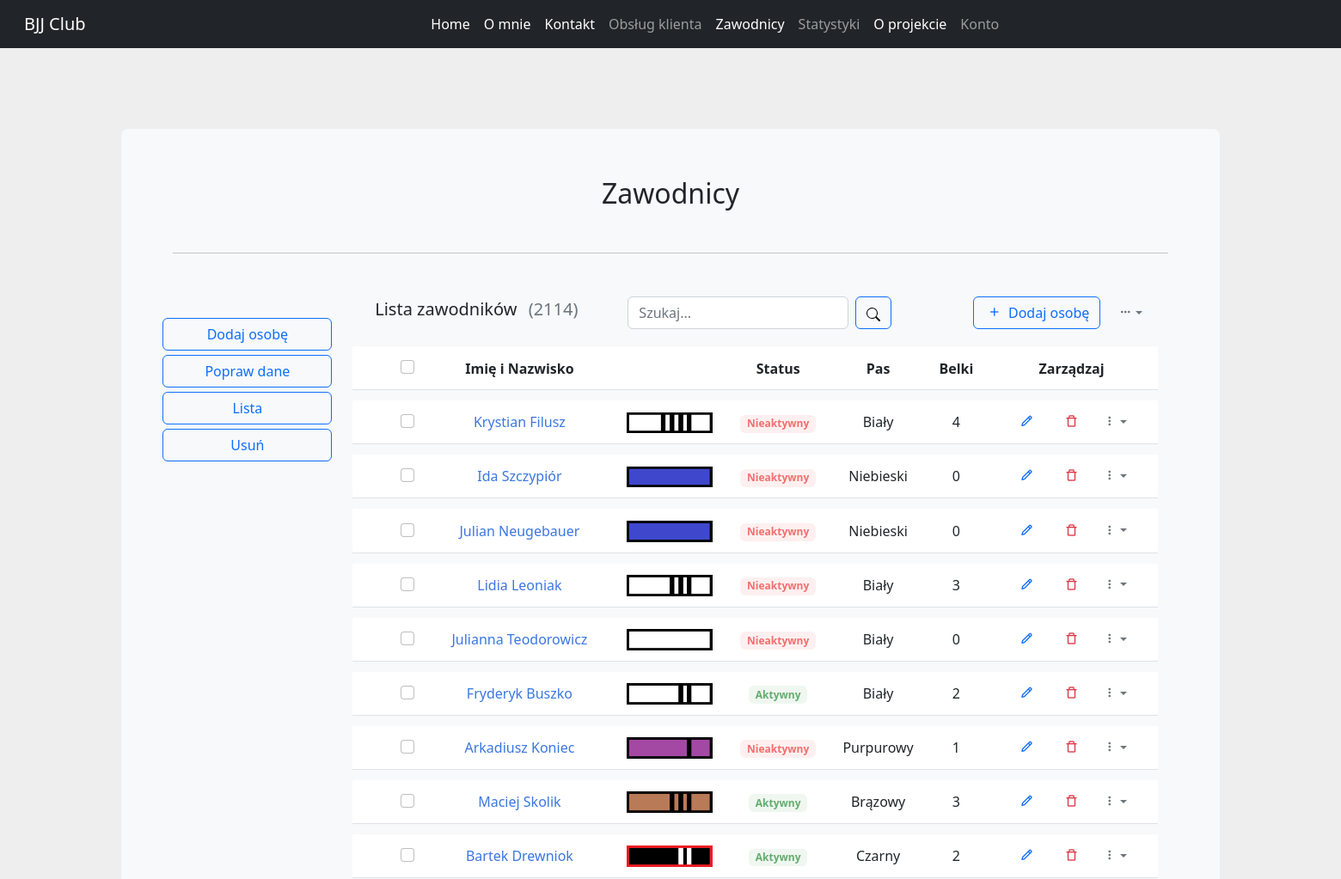
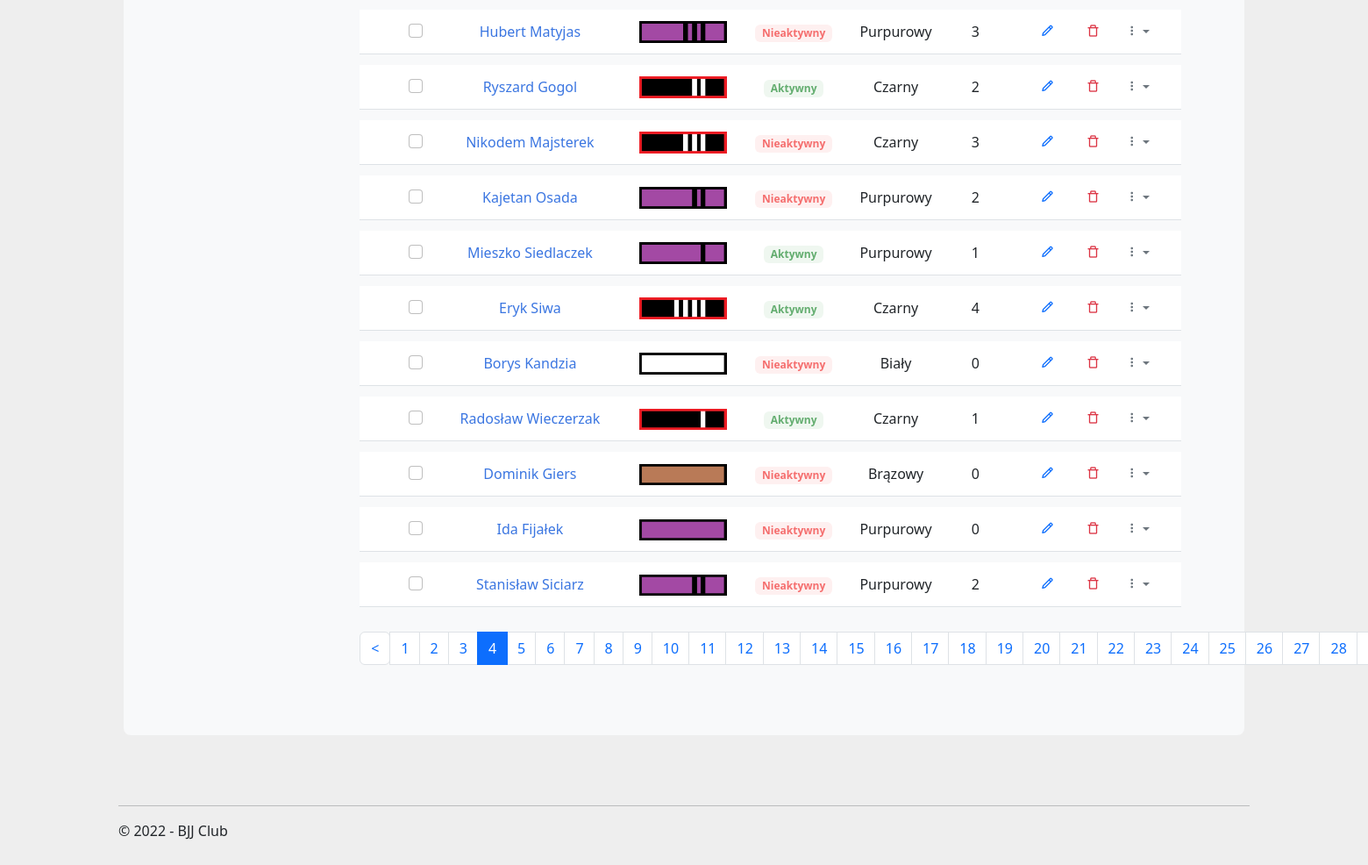
/zawodnicy/?page=4, run on the app's committed database (2 pictures, top to bottom).
### players/models.py (models this page shows, shortened)
class Player(models.Model):
    class Belts(models.TextChoices):
        WHITE = "Biały", "Biały"
        BLUE = "Niebieski", "Niebieski"
        PURPLE = "Purpurowy", "Purpurowy"
        BROWN = "Brązowy", "Brązowy"
        BLACK = "Czarny", "Czarny"
    class Stripes(models.TextChoices):
        ZERO = "0", "0"
        ONE = "1", "1"
        TWO = "2", "2"
        THREE = "3", "3"
        FOUR = "4", "4"
    class Gender(models.TextChoices):
        Male = "Mężczyzna", "Mężczyzna"
        Female = "Kobieta", "Kobieta"
    first_name = models.CharField(max_length=100)
    last_name = models.CharField(max_length=100)
    belt = models.CharField(max_length=30, choices=Belts.choices, default=Belts.WHITE)
    stripe = models.CharField(max_length=1, choices=Stripes.choices, default=Stripes.ZERO)
    gender = models.CharField(max_length=10, choices=Gender.choices, default=Gender.Male, blank=True)
    birth_date = models.DateField(blank=True, null=True)
    first_training = models.DateField(blank=True, null=True)
    last_training = models.DateField(blank=True, null=True)
    created = models.DateTimeField(auto_now_add=True)
    modified = models.DateTimeField(auto_now=True)
    email = models.EmailField(null=True, blank=True)
    active = models.BooleanField(default=False)
    class Meta:
        ordering = ['id']

### players/views.py (the view, shortened to what this page needs)
# urls.py: path("", players, name="players_list"),
def players(request):
    players = Player.objects.all()
    first_names = []
    last_names = []
    for i in players:
        first_names.append(i.first_name)
        last_names.append(i.last_name)
    players = Paginator(players, 20)
    count_players = players.count
    current_page = request.GET.get('page')
    players = players.get_page(current_page)
    context = {"count_players": count_players,
               "players": players,
               }
    return render(request, "players_list.html", context)

### players/templatetags/extras.py (called while the page is built)
@register.simple_tag
def belt_png(belt, stripe):
    belts = {"Biały": 1,
             "Niebieski": 2,
             "Purpurowy": 3,
             "Brązowy": 4,
             "Czarny": 5}
    belt_index = belts[belt]
    result = f"/static/images/belts/{belt_index}.{stripe}.{belt}.png"
    return result

### players/templates/players_list.html (shortened to what this page needs)
{% extends "inner_layout.html" %}
{% block body %}
<link rel="stylesheet" href="https://cdnjs.cloudflare.com/ajax/libs/boxicons/2.1.0/css/boxicons.min.css" />
<link rel="stylesheet" href="https://cdnjs.cloudflare.com/ajax/libs/MaterialDesign-Webfont/5.3.45/css/materialdesignicons.css" />
<link rel="stylesheet" type="text/css" href="/static/css/player_list_1.css" />
<link rel="stylesheet" type="text/css" href="/static/css/player_list_2.css" />
<div class="container">
    <div class="row align-items-center">
        <div class="col-md-4">
            <div class="mb-3">
                <h5 class="card-title">Lista zawodników <span class="text-muted fw-normal ms-2">({{count_players}})</span></h5>
            </div>
        </div>
        <div class="col-md-5">
            <div class="mb-2">
                <form class="row g-2" method="POST">
                    <div class="col-auto">
                        <input class="form-control" list="datalistOptions" id="searchbar" name="searchbar" placeholder="Szukaj..." aria-label="">
                    </div>
                    <div class="col-auto">
                        <button type="submit" class="btn btn-outline-primary">
                            <img src="/static/images/search.svg" alt="">
                        </button>
                    </div>
                </form>
            </div>
        </div>
        <div class="col-md-3">
            <div class="d-flex flex-wrap align-items-center justify-content-end gap-2 mb-2">
                <div>
                    <a href="{% url 'players:players_add' %}" class="btn btn-outline-primary"><i class="bx bx-plus me-1"></i> Dodaj osobę</a>
                </div>
                <div class="dropdown">
                    <a class="btn btn-link text-muted py-1 font-size-16 shadow-none dropdown-toggle" href="#" role="button" data-bs-toggle="dropdown" aria-expanded="false"><i class="bx bx-dots-horizontal-rounded"></i></a>
                </div>
            </div>
        </div>
    </div>
    <div class="row">
        <div class="col-lg-12">
            <div class="">
                <div class="table-responsive">
                    <table class="table project-list-table table-nowrap align-middle table-borderless">
                        <thead>
                            <tr>
                                <th scope="col" class="ps-4" style="width: 50px;">
                                    <div class="form-check font-size-16"><input type="checkbox" class="form-check-input" id="contacusercheck" /><label class="form-check-label" for="contacusercheck"></label></div>
                                </th>
                                <th scope="col">Imię i Nazwisko</th>
                                <th scope="col"></th>
                                <th scope="col">Status</th>
                                <th scope="col">Pas</th>
                                <th scope="col">Belki</th>
                                <th scope="col" style="width: 200px;">Zarządzaj</th>
                            </tr>
                        </thead>
                        <tbody>
                        {% load extras %}
                        {% for player in players %}
                        <tr>
                            <th scope="row" class="ps-4">
                                <div class="form-check font-size-16"><input type="checkbox" class="form-check-input" id="contacusercheck0" /><label class="form-check-label" for="contacusercheck0"></label></div>
                            </th>
                            <td>
                                <a href="{% url 'players:player_profile' player.id %}" class="link_custom">{{player.first_name}}  {{player.last_name}}</a>
                            </td>
                            <td><img src= {% belt_png player.belt player.stripe %} alt=" " style="width: 100px; margin-left: 10px;"/></td>
                            {% if player.active %}
                            <td><span class="badge badge-soft-success mb-0">Aktywny</span></td>
                            {% else %}
                            <td><span class="badge badge-soft-danger mb-0">Nieaktywny</span></td>
                            {% endif %}
                            <td>{{player.belt}}</td>
                            <td>{{player.stripe}}</td>
                            <td>
                                <ul class="list-inline mb-0">
                                    <li class="list-inline-item">
                                        <a href="javascript:void(0);" data-bs-toggle="tooltip" data-bs-placement="top" title="Edit" class="px-2 text-primary"><i class="bx bx-pencil font-size-18"></i></a>
                                    </li>
                                    <li class="list-inline-item">
                                        <a href="javascript:void(0);" data-bs-toggle="tooltip" data-bs-placement="top" title="Delete" class="px-2 text-danger"><i class="bx bx-trash-alt font-size-18"></i></a>
                                    </li>
                                    <li class="list-inline-item dropdown">
                                        <a class="text-muted dropdown-toggle font-size-18 px-2" href="#" role="button" data-bs-toggle="dropdown" aria-haspopup="true"><i class="bx bx-dots-vertical-rounded"></i></a>
                                    </li>
                                </ul>
                            </td>
                        </tr>
                        {% endfor %}
                        </tbody>
                    </table>
                </div>
            </div>
        </div>
    </div>
    <div class="row g-0 align-items-center pb-4">
        <div class="col-sm-12">
                <nav aria-label="Page navigation">
                    <ul class="pagination mb-sm-0">
                    {% if players.has_previous %}
                        <li class="page-item">
                        <a class="page-link" href="?page={{ players.previous_page_number }}"> < </a>
                        </li>
                    {% else %}
                        <li class="page-item disabled">
                        <a class="page-link" href="#" tabindex="-1" aria-disabled="True"> < </a>
                        </li>
                    {% endif %}
                    {% for i in players.paginator.page_range %}
                    {% if players.number == i %}
                        <li class="page-item active" aria-current="page">
                            <span class="page-link">
                            {{ i }}
                            </span>
                        </li>
                    {% else %}
                        <li class="page-item"><a class="page-link" href="?page={{ i }}">{{ i }}</a></li>
                    {% endif %}
                    {% endfor %}
                    </ul>
                </nav>
        </div>
</div>
</div>
{% endblock %}

### main/static/css/site.css (style rules this page uses)
body { padding-top: 50px; padding-bottom: 20px; }
input, select, textarea { max-width: 280px; }

### main/static/css/player_list_1.css (style rules this page uses)
body { margin-top:20px; background-color:#eee; }
.project-list-table { border-collapse: separate; border-spacing: 0 12px }
.project-list-table tr { background-color: #fff }
.table-nowrap td, .table-nowrap th { white-space: nowrap; }
.table-borderless>:not(caption)>*>* { border-bottom-width: 0; }
.table>:not(caption)>*>* { padding: 0.75rem 0.75rem; background-color: var(--bs-table-bg); border-bottom-width: 1px; box-shadow: inset 0 0 0 9999px var(--bs-table-accent-bg); }
img, svg { vertical-align: middle; }
a { color: #3b76e1; text-decoration: none; }
.badge-soft-danger { color: #f56e6e !important; background-color: rgba(245,110,110,.1); }
.badge-soft-success { color: #63ad6f !important; background-color: rgba(99,173,111,.1); }

### main/static/css/player_list_2.css (style rules this page uses)
a.link_custom { text-decoration: none; }

### data on the page
Player: first_name "Krystian", last_name "Filusz", belt+stripe (picture), active "Nieaktywny", belt "Biały", stripe "4"
Player: first_name "Ida", last_name "Szczypiór", belt+stripe (picture), active "Nieaktywny", belt "Niebieski", stripe "0"
Player: first_name "Julian", last_name "Neugebauer", belt+stripe (picture), active "Nieaktywny", belt "Niebieski", stripe "0"
Player: first_name "Lidia", last_name "Leoniak", belt+stripe (picture), active "Nieaktywny", belt "Biały", stripe "3"
Player: first_name "Julianna", last_name "Teodorowicz", belt+stripe (picture), active "Nieaktywny", belt "Biały", stripe "0"
Player: first_name "Fryderyk", last_name "Buszko", belt+stripe (picture), active "Aktywny", belt "Biały", stripe "2"
Player: first_name "Arkadiusz", last_name "Koniec", belt+stripe (picture), active "Nieaktywny", belt "Purpurowy", stripe "1"
Player: first_name "Maciej", last_name "Skolik", belt+stripe (picture), active "Aktywny", belt "Brązowy", stripe "3"
Player: first_name "Bartek", last_name "Drewniok", belt+stripe (picture), active "Aktywny", belt "Czarny", stripe "2"
Player: first_name "Hubert", last_name "Matyjas", belt+stripe (picture), active "Nieaktywny", belt "Purpurowy", stripe "3"
Player: first_name "Ryszard", last_name "Gogol", belt+stripe (picture), active "Aktywny", belt "Czarny", stripe "2"
Player: first_name "Nikodem", last_name "Majsterek", belt+stripe (picture), active "Nieaktywny", belt "Czarny", stripe "3"
Player: first_name "Kajetan", last_name "Osada", belt+stripe (picture), active "Nieaktywny", belt "Purpurowy", stripe "2"
Player: first_name "Mieszko", last_name "Siedlaczek", belt+stripe (picture), active "Aktywny", belt "Purpurowy", stripe "1"
Player: first_name "Eryk", last_name "Siwa", belt+stripe (picture), active "Aktywny", belt "Czarny", stripe "4"
Player: first_name "Borys", last_name "Kandzia", belt+stripe (picture), active "Nieaktywny", belt "Biały", stripe "0"
Player: first_name "Radosław", last_name "Wieczerzak", belt+stripe (picture), active "Aktywny", belt "Czarny", stripe "1"
Player: first_name "Dominik", last_name "Giers", belt+stripe (picture), active "Nieaktywny", belt "Brązowy", stripe "0"
Player: first_name "Ida", last_name "Fijałek", belt+stripe (picture), active "Nieaktywny", belt "Purpurowy", stripe "0"
Player: first_name "Stanisław", last_name "Siciarz", belt+stripe (picture), active "Nieaktywny", belt "Purpurowy", stripe "2"

### other printed values
{{ count_players }} "2114"
{{ i }} "1" "2" "3" "5" "6" "7" "8" "9" "10" "11" "12" "13" "14" "15" "16" "17" "18" "19" "20" "21" "22" "23" "24" "25" "26" "27" "28"
{{ i }} "4"
